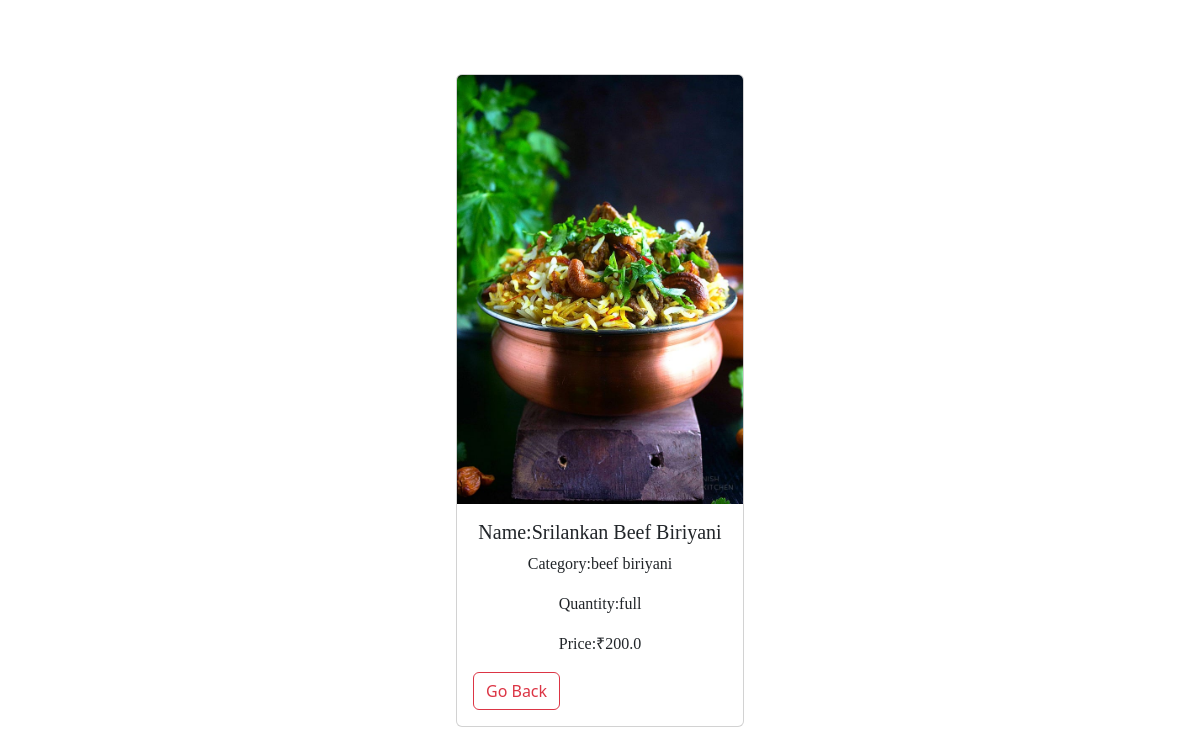
The page /biriyani/9 on the database its author committed.
### api/models.py (models this page shows, shortened)
class Biriyani(models.Model):
    name=models.CharField(max_length=200)
    category=models.ForeignKey(Category,on_delete=models.CASCADE)
    options=(
        ('half','half'),
        ('full','full')
        )
    quantity=models.CharField(max_length=200,choices=options,default='full')
    options=(
         ('in cart','in cart'),
         ('order placed','order placed'),
         ('order cancelled','order cancelled')
    )
    status=models.CharField(max_length=200,choices=options,default='in cart')
    price=models.FloatField()
    image=models.ImageField(upload_to='images',blank=True,null=True)

class Category(models.Model):
    name=models.CharField(max_length=200,unique=True)
    def __str__(self) -> str:
        return self.name

### myapp/views.py (the view)
# urls.py: path("biriyani/<int:pk>",BiriyaniDetailView.as_view(),name="biri-detail"),
class BiriyaniDetailView(DetailView):
    def get(self,request,*args,**kwargs):
        id=kwargs.get("pk")
        qs=Biriyani.objects.get(id=id)
        return render(request,"myapp/biri-detail.html",{"biriyani":qs})

### myapp/templates/myapp/biri-detail.html (shortened to what this page needs)
<!DOCTYPE html>
<html lang="en">
{% load static %}
<head>
    <link href="https://cdn.jsdelivr.net/npm/bootstrap@5.3.0/dist/css/bootstrap.min.css" rel="stylesheet">
    <link rel="stylesheet" type="text/css" href="{% static 'css/styles.css' %}">
</head>
<body>
    <div class="center-card">
        <div class="card" style="width: 18rem;">
            <img src="{{biriyani.image.url}}" class="card-img-top" alt="...">
            <div class="card-body">
                <h5 class="card-title custom-font text-center">Name:{{biriyani.name}}</h5>
                <p class="card-text custom-font  text-center">Category:{{biriyani.category}}</p>
                <p class="card-text custom-font  text-center">Quantity:{{biriyani.quantity}}</p>
                <p class="card-text custom-font  text-center">Price:₹{{biriyani.price}}</p>
                <a href="{%url 'biri-list' %}" class="btn btn-outline-danger">Go Back</a>
            </div>
        </div>
    </div>
</body>
</html>

### myapp/static/css/styles.css (style rules this page uses)
body { background-image: url("https://b.zmtcdn.com/data/pictures/chains/0/19121480/3b7c2f5842c2bea00ed085b280b3cf9b.jpg"); }

### myapp/templates/myapp/biri-detail.html (style rules this page uses)
.center-card { display: flex; justify-content: center; align-items: center; height: 100vh; }
.custom-font { font-family: bold; }

### rows shown on the page
Biriyani: image (picture), name "Srilankan Beef Biriyani", category "beef biriyani", quantity "full", price "200.0"
